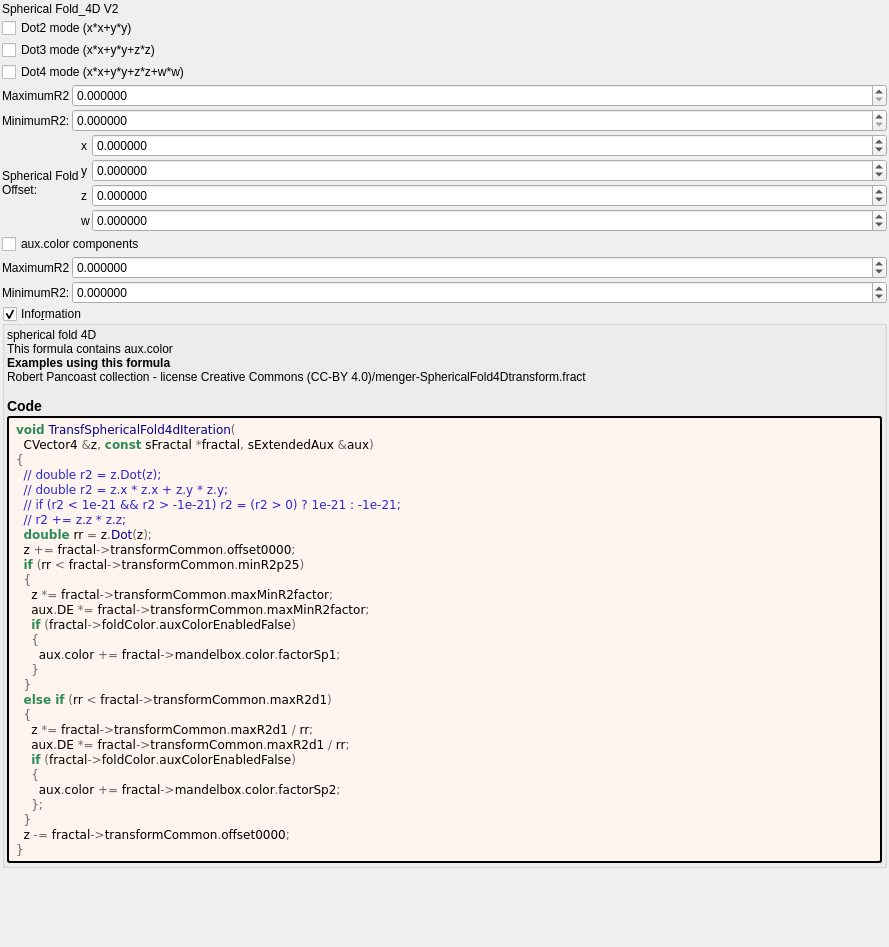
<?xml version="1.0" encoding="UTF-8"?>
<ui version="4.0">
 <class>Form</class>
 <widget class="QWidget" name="Form">
  <property name="geometry">
   <rect>
    <x>0</x>
    <y>0</y>
    <width>889</width>
    <height>947</height>
   </rect>
  </property>
  <property name="windowTitle">
   <string notr="true">transf_spherical_fold4d</string>
  </property>
  <layout class="QVBoxLayout" name="verticalLayout">
   <property name="spacing">
    <number>2</number>
   </property>
   <property name="leftMargin">
    <number>2</number>
   </property>
   <property name="topMargin">
    <number>2</number>
   </property>
   <property name="rightMargin">
    <number>2</number>
   </property>
   <property name="bottomMargin">
    <number>2</number>
   </property>
   <item>
    <widget class="QLabel" name="label_6">
     <property name="text">
      <string>Spherical Fold_4D V2</string>
     </property>
    </widget>
   </item>
   <item>
    <layout class="QGridLayout" name="gridLayout_3">
     <item row="1" column="0">
      <widget class="MyCheckBox" name="checkBox_transf_function_enabledBy_false">
       <property name="text">
        <string>Dot3 mode (x*x+y*y+z*z)</string>
       </property>
      </widget>
     </item>
     <item row="2" column="0">
      <widget class="MyCheckBox" name="checkBox_transf_function_enabledBz">
       <property name="text">
        <string>Dot4 mode (x*x+y*y+z*z+w*w)</string>
       </property>
      </widget>
     </item>
     <item row="0" column="0">
      <widget class="MyCheckBox" name="checkBox_transf_function_enabledBx_false">
       <property name="text">
        <string>Dot2 mode (x*x+y*y)</string>
       </property>
      </widget>
     </item>
    </layout>
   </item>
   <item>
    <layout class="QGridLayout" name="gridLayout_15" columnstretch="0,1">
     <property name="spacing">
      <number>2</number>
     </property>
     <item row="1" column="1">
      <widget class="MyDoubleSpinBox" name="spinbox_transf_minR2_p25">
       <property name="sizePolicy">
        <sizepolicy hsizetype="Minimum" vsizetype="Maximum">
         <horstretch>0</horstretch>
         <verstretch>0</verstretch>
        </sizepolicy>
       </property>
       <property name="prefix">
        <string/>
       </property>
       <property name="suffix">
        <string/>
       </property>
       <property name="decimals">
        <number>6</number>
       </property>
       <property name="minimum">
        <double>0.000000000000000</double>
       </property>
       <property name="maximum">
        <double>99.989999999999995</double>
       </property>
       <property name="singleStep">
        <double>0.100000000000000</double>
       </property>
      </widget>
     </item>
     <item row="0" column="0">
      <widget class="QLabel" name="label_5">
       <property name="text">
        <string>MaximumR2</string>
       </property>
      </widget>
     </item>
     <item row="0" column="1">
      <widget class="MyDoubleSpinBox" name="spinbox_transf_maxR2_1">
       <property name="sizePolicy">
        <sizepolicy hsizetype="Minimum" vsizetype="Maximum">
         <horstretch>0</horstretch>
         <verstretch>0</verstretch>
        </sizepolicy>
       </property>
       <property name="prefix">
        <string/>
       </property>
       <property name="suffix">
        <string/>
       </property>
       <property name="decimals">
        <number>6</number>
       </property>
       <property name="minimum">
        <double>0.000000000000000</double>
       </property>
       <property name="maximum">
        <double>99.989999999999995</double>
       </property>
       <property name="singleStep">
        <double>0.100000000000000</double>
       </property>
      </widget>
     </item>
     <item row="1" column="0">
      <widget class="QLabel" name="label_9">
       <property name="text">
        <string>MinimumR2:</string>
       </property>
      </widget>
     </item>
    </layout>
   </item>
   <item>
    <layout class="QGridLayout" name="gridLayout_63" columnstretch="0,0,0,1">
     <property name="spacing">
      <number>2</number>
     </property>
     <item row="3" column="2">
      <widget class="QLabel" name="label_99">
       <property name="text">
        <string notr="true">w</string>
       </property>
      </widget>
     </item>
     <item row="0" column="3">
      <widget class="MyDoubleSpinBox" name="spinbox4_transf_offset_0000_x">
       <property name="sizePolicy">
        <sizepolicy hsizetype="Minimum" vsizetype="Maximum">
         <horstretch>0</horstretch>
         <verstretch>0</verstretch>
        </sizepolicy>
       </property>
       <property name="prefix">
        <string/>
       </property>
       <property name="suffix">
        <string/>
       </property>
       <property name="decimals">
        <number>6</number>
       </property>
       <property name="minimum">
        <double>-99.989999999999995</double>
       </property>
       <property name="maximum">
        <double>99.989999999999995</double>
       </property>
       <property name="singleStep">
        <double>0.100000000000000</double>
       </property>
      </widget>
     </item>
     <item row="0" column="2">
      <widget class="QLabel" name="label_93">
       <property name="text">
        <string notr="true">x</string>
       </property>
      </widget>
     </item>
     <item row="1" column="2">
      <widget class="QLabel" name="label_90">
       <property name="text">
        <string notr="true">y</string>
       </property>
      </widget>
     </item>
     <item row="3" column="3">
      <widget class="MyDoubleSpinBox" name="spinbox4_transf_offset_0000_w">
       <property name="sizePolicy">
        <sizepolicy hsizetype="Minimum" vsizetype="Maximum">
         <horstretch>0</horstretch>
         <verstretch>0</verstretch>
        </sizepolicy>
       </property>
       <property name="prefix">
        <string/>
       </property>
       <property name="suffix">
        <string/>
       </property>
       <property name="decimals">
        <number>6</number>
       </property>
       <property name="minimum">
        <double>-99.989999999999995</double>
       </property>
       <property name="maximum">
        <double>99.989999999999995</double>
       </property>
       <property name="singleStep">
        <double>0.100000000000000</double>
       </property>
      </widget>
     </item>
     <item row="2" column="3">
      <widget class="MyDoubleSpinBox" name="spinbox4_transf_offset_0000_z">
       <property name="sizePolicy">
        <sizepolicy hsizetype="Minimum" vsizetype="Maximum">
         <horstretch>0</horstretch>
         <verstretch>0</verstretch>
        </sizepolicy>
       </property>
       <property name="prefix">
        <string/>
       </property>
       <property name="suffix">
        <string/>
       </property>
       <property name="decimals">
        <number>6</number>
       </property>
       <property name="minimum">
        <double>-99.989999999999995</double>
       </property>
       <property name="maximum">
        <double>99.989999999999995</double>
       </property>
       <property name="singleStep">
        <double>0.100000000000000</double>
       </property>
      </widget>
     </item>
     <item row="1" column="3">
      <widget class="MyDoubleSpinBox" name="spinbox4_transf_offset_0000_y">
       <property name="sizePolicy">
        <sizepolicy hsizetype="Minimum" vsizetype="Maximum">
         <horstretch>0</horstretch>
         <verstretch>0</verstretch>
        </sizepolicy>
       </property>
       <property name="prefix">
        <string/>
       </property>
       <property name="suffix">
        <string/>
       </property>
       <property name="decimals">
        <number>6</number>
       </property>
       <property name="minimum">
        <double>-99.989999999999995</double>
       </property>
       <property name="maximum">
        <double>99.989999999999995</double>
       </property>
       <property name="singleStep">
        <double>0.100000000000000</double>
       </property>
      </widget>
     </item>
     <item row="2" column="2">
      <widget class="QLabel" name="label_98">
       <property name="text">
        <string notr="true">z</string>
       </property>
      </widget>
     </item>
     <item row="1" column="1" rowspan="2">
      <widget class="QLabel" name="label_91">
       <property name="text">
        <string>Spherical Fold 
Offset:</string>
       </property>
      </widget>
     </item>
    </layout>
   </item>
   <item>
    <layout class="QGridLayout" name="gridLayout_6" columnstretch="0,1">
     <property name="spacing">
      <number>2</number>
     </property>
     <item row="0" column="0" colspan="2">
      <widget class="MyCheckBox" name="checkBox_fold_color_aux_color_enabled_false">
       <property name="text">
        <string notr="true">aux.color components</string>
       </property>
      </widget>
     </item>
     <item row="3" column="0">
      <widget class="QLabel" name="label_28">
       <property name="text">
        <string>MinimumR2:</string>
       </property>
      </widget>
     </item>
     <item row="3" column="1">
      <widget class="MyDoubleSpinBox" name="spinbox_mandelbox_color_Sp1">
       <property name="sizePolicy">
        <sizepolicy hsizetype="Minimum" vsizetype="Maximum">
         <horstretch>0</horstretch>
         <verstretch>0</verstretch>
        </sizepolicy>
       </property>
       <property name="prefix">
        <string/>
       </property>
       <property name="suffix">
        <string/>
       </property>
       <property name="decimals">
        <number>6</number>
       </property>
       <property name="minimum">
        <double>-100.000000000000000</double>
       </property>
       <property name="maximum">
        <double>100.000000000000000</double>
       </property>
       <property name="singleStep">
        <double>0.100000000000000</double>
       </property>
      </widget>
     </item>
     <item row="1" column="1" rowspan="2">
      <widget class="MyDoubleSpinBox" name="spinbox_mandelbox_color_Sp2">
       <property name="sizePolicy">
        <sizepolicy hsizetype="Minimum" vsizetype="Maximum">
         <horstretch>0</horstretch>
         <verstretch>0</verstretch>
        </sizepolicy>
       </property>
       <property name="prefix">
        <string/>
       </property>
       <property name="suffix">
        <string/>
       </property>
       <property name="decimals">
        <number>6</number>
       </property>
       <property name="minimum">
        <double>-100.000000000000000</double>
       </property>
       <property name="maximum">
        <double>100.000000000000000</double>
       </property>
       <property name="singleStep">
        <double>0.100000000000000</double>
       </property>
      </widget>
     </item>
     <item row="1" column="0" rowspan="2">
      <widget class="QLabel" name="label_29">
       <property name="text">
        <string>MaximumR2</string>
       </property>
      </widget>
     </item>
    </layout>
   </item>
   <item>
    <widget class="MyGroupBox" name="groupCheck_info">
     <property name="title">
      <string>Info&amp;rmation</string>
     </property>
     <property name="flat">
      <bool>false</bool>
     </property>
     <property name="checkable">
      <bool>true</bool>
     </property>
     <layout class="QVBoxLayout" name="verticalLayout_2">
      <property name="spacing">
       <number>2</number>
      </property>
      <property name="leftMargin">
       <number>2</number>
      </property>
      <property name="topMargin">
       <number>2</number>
      </property>
      <property name="rightMargin">
       <number>2</number>
      </property>
      <property name="bottomMargin">
       <number>2</number>
      </property>
      <item>
       <widget class="QLabel" name="label_information_general">
        <property name="text">
         <string notr="true">&lt;p&gt;spherical fold 4D&lt;br&gt;This formula contains aux.color&lt;/p&gt;&lt;table&gt;
&lt;/table&gt;
&lt;br&gt;&lt;b&gt;Examples using this formula&lt;/b&gt;&lt;br&gt;Robert Pancoast collection - license Creative Commons (CC-BY 4.0)/menger-SphericalFold4Dtransform.fract&lt;h3&gt;Code&lt;/h3&gt;</string>
        </property>
        <property name="wordWrap">
         <bool>true</bool>
        </property>
        <property name="openExternalLinks">
         <bool>true</bool>
        </property>
        <property name="textInteractionFlags">
         <set>Qt::LinksAccessibleByMouse|Qt::TextSelectableByMouse</set>
        </property>
       </widget>
      </item>
      <item>
       <widget class="QLabel" name="label_code_content">
        <property name="styleSheet">
         <string notr="true">border-style: outset; border-width: 2px; border-radius: 3px; border-color: black; background-color: #fff5ee; padding: 4px;</string>
        </property>
        <property name="text">
         <string notr="true">&lt;body style=&quot;background-color:#fff5ee&quot;&gt;
&lt;pre style=&quot;color:#000000; background-color:#fff5ee;  font-family:'Courier New',monospace;&quot;&gt;&lt;span style=&quot;color:#2e8b57; font-weight:bold&quot;&gt;void&lt;/span&gt; &lt;span style=&quot;color:#00008f&quot;&gt;TransfSphericalFold4dIteration&lt;/span&gt;&lt;span style=&quot;color:#676767&quot;&gt;(&lt;/span&gt;
  CVector4 &lt;span style=&quot;color:#676767&quot;&gt;&amp;amp;&lt;/span&gt;z&lt;span style=&quot;color:#676767&quot;&gt;,&lt;/span&gt; &lt;span style=&quot;color:#2e8b57; font-weight:bold&quot;&gt;const&lt;/span&gt; sFractal &lt;span style=&quot;color:#676767&quot;&gt;*&lt;/span&gt;fractal&lt;span style=&quot;color:#676767&quot;&gt;,&lt;/span&gt; sExtendedAux &lt;span style=&quot;color:#676767&quot;&gt;&amp;amp;&lt;/span&gt;aux&lt;span style=&quot;color:#676767&quot;&gt;)&lt;/span&gt;
&lt;span style=&quot;color:#676767&quot;&gt;{&lt;/span&gt;
  &lt;span style=&quot;color:#2929cc&quot;&gt;// double r2 = z.Dot(z);&lt;/span&gt;
  &lt;span style=&quot;color:#2929cc&quot;&gt;// double r2 = z.x * z.x + z.y * z.y;&lt;/span&gt;
  &lt;span style=&quot;color:#2929cc&quot;&gt;// if (r2 &amp;lt; 1e-21 &amp;amp;&amp;amp; r2 &amp;gt; -1e-21) r2 = (r2 &amp;gt; 0) ? 1e-21 : -1e-21;&lt;/span&gt;
  &lt;span style=&quot;color:#2929cc&quot;&gt;// r2 += z.z * z.z;&lt;/span&gt;
  &lt;span style=&quot;color:#2e8b57; font-weight:bold&quot;&gt;double&lt;/span&gt; rr &lt;span style=&quot;color:#676767&quot;&gt;=&lt;/span&gt; z&lt;span style=&quot;color:#676767&quot;&gt;.&lt;/span&gt;&lt;span style=&quot;color:#00008f&quot;&gt;Dot&lt;/span&gt;&lt;span style=&quot;color:#676767&quot;&gt;(&lt;/span&gt;z&lt;span style=&quot;color:#676767&quot;&gt;);&lt;/span&gt;
  z &lt;span style=&quot;color:#676767&quot;&gt;+=&lt;/span&gt; fractal&lt;span style=&quot;color:#676767&quot;&gt;-&amp;gt;&lt;/span&gt;transformCommon&lt;span style=&quot;color:#676767&quot;&gt;.&lt;/span&gt;offset0000&lt;span style=&quot;color:#676767&quot;&gt;;&lt;/span&gt;
  &lt;span style=&quot;color:#2e8b57; font-weight:bold&quot;&gt;if&lt;/span&gt; &lt;span style=&quot;color:#676767&quot;&gt;(&lt;/span&gt;rr &lt;span style=&quot;color:#676767&quot;&gt;&amp;lt;&lt;/span&gt; fractal&lt;span style=&quot;color:#676767&quot;&gt;-&amp;gt;&lt;/span&gt;transformCommon&lt;span style=&quot;color:#676767&quot;&gt;.&lt;/span&gt;minR2p25&lt;span style=&quot;color:#676767&quot;&gt;)&lt;/span&gt;
  &lt;span style=&quot;color:#676767&quot;&gt;{&lt;/span&gt;
    z &lt;span style=&quot;color:#676767&quot;&gt;*=&lt;/span&gt; fractal&lt;span style=&quot;color:#676767&quot;&gt;-&amp;gt;&lt;/span&gt;transformCommon&lt;span style=&quot;color:#676767&quot;&gt;.&lt;/span&gt;maxMinR2factor&lt;span style=&quot;color:#676767&quot;&gt;;&lt;/span&gt;
    aux&lt;span style=&quot;color:#676767&quot;&gt;.&lt;/span&gt;DE &lt;span style=&quot;color:#676767&quot;&gt;*=&lt;/span&gt; fractal&lt;span style=&quot;color:#676767&quot;&gt;-&amp;gt;&lt;/span&gt;transformCommon&lt;span style=&quot;color:#676767&quot;&gt;.&lt;/span&gt;maxMinR2factor&lt;span style=&quot;color:#676767&quot;&gt;;&lt;/span&gt;
    &lt;span style=&quot;color:#2e8b57; font-weight:bold&quot;&gt;if&lt;/span&gt; &lt;span style=&quot;color:#676767&quot;&gt;(&lt;/span&gt;fractal&lt;span style=&quot;color:#676767&quot;&gt;-&amp;gt;&lt;/span&gt;foldColor&lt;span style=&quot;color:#676767&quot;&gt;.&lt;/span&gt;auxColorEnabledFalse&lt;span style=&quot;color:#676767&quot;&gt;)&lt;/span&gt;
    &lt;span style=&quot;color:#676767&quot;&gt;{&lt;/span&gt;
      aux&lt;span style=&quot;color:#676767&quot;&gt;.&lt;/span&gt;color &lt;span style=&quot;color:#676767&quot;&gt;+=&lt;/span&gt; fractal&lt;span style=&quot;color:#676767&quot;&gt;-&amp;gt;&lt;/span&gt;mandelbox&lt;span style=&quot;color:#676767&quot;&gt;.&lt;/span&gt;color&lt;span style=&quot;color:#676767&quot;&gt;.&lt;/span&gt;factorSp1&lt;span style=&quot;color:#676767&quot;&gt;;&lt;/span&gt;
    &lt;span style=&quot;color:#676767&quot;&gt;}&lt;/span&gt;
  &lt;span style=&quot;color:#676767&quot;&gt;}&lt;/span&gt;
  &lt;span style=&quot;color:#2e8b57; font-weight:bold&quot;&gt;else if&lt;/span&gt; &lt;span style=&quot;color:#676767&quot;&gt;(&lt;/span&gt;rr &lt;span style=&quot;color:#676767&quot;&gt;&amp;lt;&lt;/span&gt; fractal&lt;span style=&quot;color:#676767&quot;&gt;-&amp;gt;&lt;/span&gt;transformCommon&lt;span style=&quot;color:#676767&quot;&gt;.&lt;/span&gt;maxR2d1&lt;span style=&quot;color:#676767&quot;&gt;)&lt;/span&gt;
  &lt;span style=&quot;color:#676767&quot;&gt;{&lt;/span&gt;
    z &lt;span style=&quot;color:#676767&quot;&gt;*=&lt;/span&gt; fractal&lt;span style=&quot;color:#676767&quot;&gt;-&amp;gt;&lt;/span&gt;transformCommon&lt;span style=&quot;color:#676767&quot;&gt;.&lt;/span&gt;maxR2d1 &lt;span style=&quot;color:#676767&quot;&gt;/&lt;/span&gt; rr&lt;span style=&quot;color:#676767&quot;&gt;;&lt;/span&gt;
    aux&lt;span style=&quot;color:#676767&quot;&gt;.&lt;/span&gt;DE &lt;span style=&quot;color:#676767&quot;&gt;*=&lt;/span&gt; fractal&lt;span style=&quot;color:#676767&quot;&gt;-&amp;gt;&lt;/span&gt;transformCommon&lt;span style=&quot;color:#676767&quot;&gt;.&lt;/span&gt;maxR2d1 &lt;span style=&quot;color:#676767&quot;&gt;/&lt;/span&gt; rr&lt;span style=&quot;color:#676767&quot;&gt;;&lt;/span&gt;
    &lt;span style=&quot;color:#2e8b57; font-weight:bold&quot;&gt;if&lt;/span&gt; &lt;span style=&quot;color:#676767&quot;&gt;(&lt;/span&gt;fractal&lt;span style=&quot;color:#676767&quot;&gt;-&amp;gt;&lt;/span&gt;foldColor&lt;span style=&quot;color:#676767&quot;&gt;.&lt;/span&gt;auxColorEnabledFalse&lt;span style=&quot;color:#676767&quot;&gt;)&lt;/span&gt;
    &lt;span style=&quot;color:#676767&quot;&gt;{&lt;/span&gt;
      aux&lt;span style=&quot;color:#676767&quot;&gt;.&lt;/span&gt;color &lt;span style=&quot;color:#676767&quot;&gt;+=&lt;/span&gt; fractal&lt;span style=&quot;color:#676767&quot;&gt;-&amp;gt;&lt;/span&gt;mandelbox&lt;span style=&quot;color:#676767&quot;&gt;.&lt;/span&gt;color&lt;span style=&quot;color:#676767&quot;&gt;.&lt;/span&gt;factorSp2&lt;span style=&quot;color:#676767&quot;&gt;;&lt;/span&gt;
    &lt;span style=&quot;color:#676767&quot;&gt;};&lt;/span&gt;
  &lt;span style=&quot;color:#676767&quot;&gt;}&lt;/span&gt;
  z &lt;span style=&quot;color:#676767&quot;&gt;-=&lt;/span&gt; fractal&lt;span style=&quot;color:#676767&quot;&gt;-&amp;gt;&lt;/span&gt;transformCommon&lt;span style=&quot;color:#676767&quot;&gt;.&lt;/span&gt;offset0000&lt;span style=&quot;color:#676767&quot;&gt;;&lt;/span&gt;
&lt;span style=&quot;color:#676767&quot;&gt;}&lt;/span&gt;
&lt;/pre&gt;
&lt;/body&gt;</string>
        </property>
        <property name="wordWrap">
         <bool>true</bool>
        </property>
        <property name="openExternalLinks">
         <bool>true</bool>
        </property>
        <property name="textInteractionFlags">
         <set>Qt::LinksAccessibleByMouse|Qt::TextSelectableByMouse</set>
        </property>
       </widget>
      </item>
     </layout>
    </widget>
   </item>
   <item>
    <spacer name="verticalSpacer">
     <property name="orientation">
      <enum>Qt::Vertical</enum>
     </property>
     <property name="sizeHint" stdset="0">
      <size>
       <width>20</width>
       <height>40</height>
      </size>
     </property>
    </spacer>
   </item>
  </layout>
 </widget>
 <customwidgets>
  <customwidget>
   <class>MyDoubleSpinBox</class>
   <extends>QDoubleSpinBox</extends>
   <header>my_double_spin_box.h</header>
  </customwidget>
  <customwidget>
   <class>MyGroupBox</class>
   <extends>QGroupBox</extends>
   <header>my_group_box.h</header>
   <container>1</container>
  </customwidget>
  <customwidget>
   <class>MyCheckBox</class>
   <extends>QCheckBox</extends>
   <header>my_check_box.h</header>
  </customwidget>
 </customwidgets>
 <tabstops>
  <tabstop>spinbox_transf_maxR2_1</tabstop>
  <tabstop>spinbox_transf_minR2_p25</tabstop>
  <tabstop>groupCheck_info</tabstop>
 </tabstops>
 <resources/>
 <connections/>
</ui>
